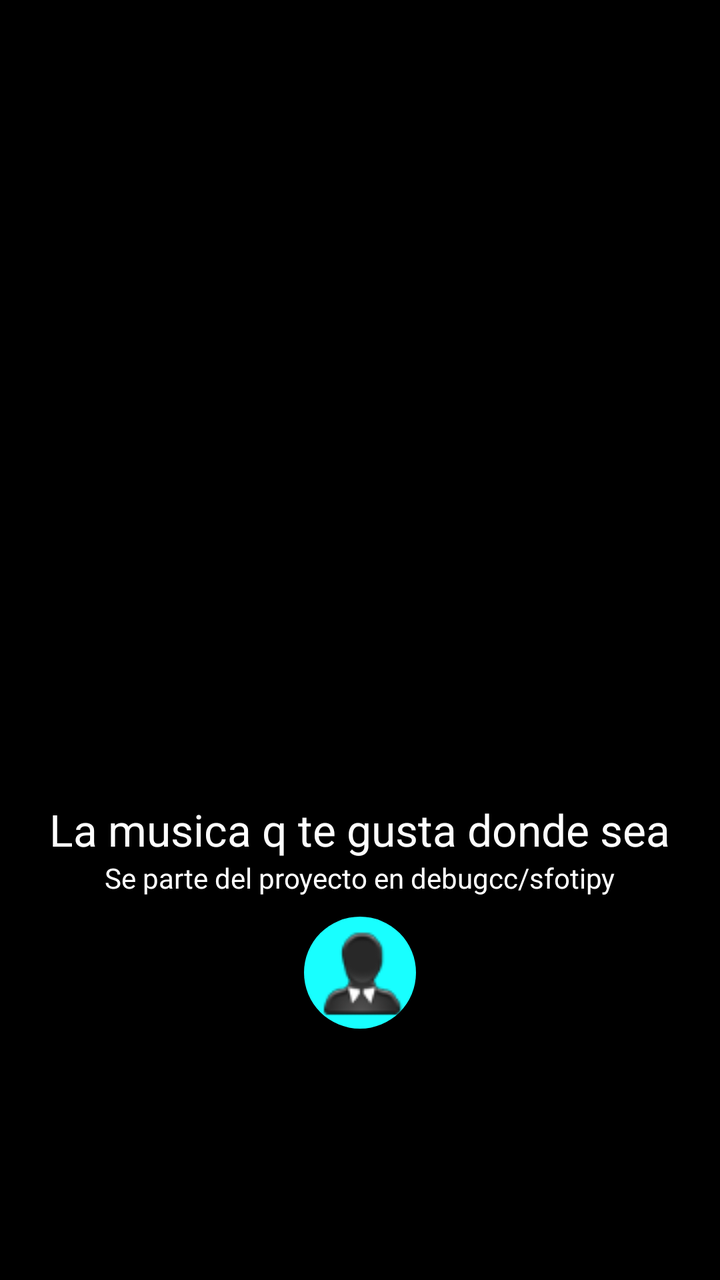
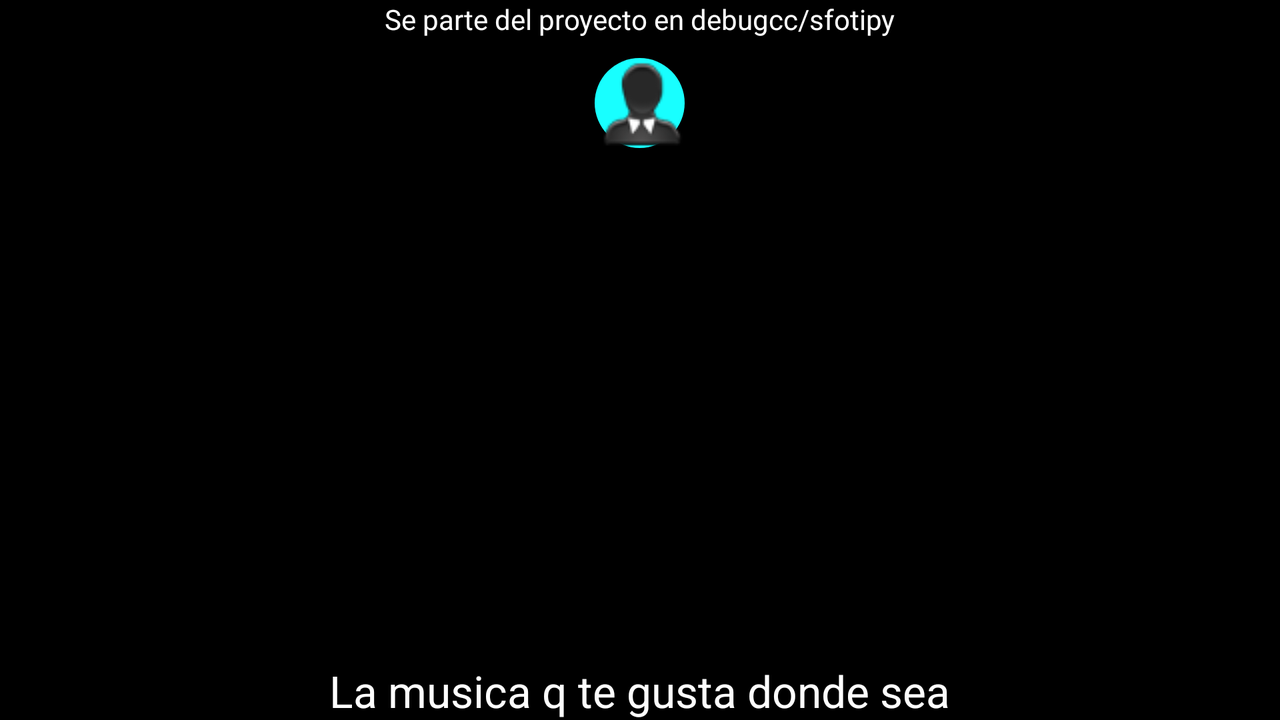

An Android layout and its configuration variant, each rendered on a device that would load it. The default file and the variant file are quoted in full after the pictures.
<!-- AndroidManifest.xml: application theme AppTheme -->
<!-- res/layout/activity_main.xml -->
<RelativeLayout xmlns:android="http://schemas.android.com/apk/res/android"
    xmlns:tools="http://schemas.android.com/tools"
    android:background="@color/background_main"
    android:layout_width="match_parent"
    android:layout_height="match_parent"
    android:orientation="vertical"
    tools:context=".MainActivity">

    <ImageView
        android:layout_width="fill_parent"
        android:layout_height="400dp"
        android:scaleType="centerCrop"
        android:src="@drawable/header_bg"
        android:id="@+id/imageView"
        android:layout_gravity="center_horizontal" />

    <TextView
        android:textColor="@color/text_color"
        android:layout_width="wrap_content"
        android:layout_height="wrap_content"
        android:textAppearance="?android:attr/textAppearanceLarge"
        android:text="@string/welcome_text"
        android:id="@+id/textView"
        android:layout_below="@+id/imageView"
        android:layout_centerHorizontal="true" />

    <LinearLayout
        android:layout_width="fill_parent"
        android:layout_height="wrap_content"
        android:gravity="center"
        android:orientation="vertical"
        android:layout_below="@+id/textView"
        android:layout_alignParentStart="true">

        <TextView
            android:textColor="@color/text_color"
            android:layout_width="wrap_content"
            android:layout_height="wrap_content"
            android:text="@string/welcome_text_footer"
            android:id="@+id/welcome_text_footer" />

        <ImageButton
            android:layout_marginTop="10dp"
            android:layout_width="56dp"
            android:layout_height="56dp"
            android:elevation="4dp"
            android:id="@+id/fab_I"
            android:background="@drawable/ripple"
            android:src="@drawable/user_avatar"
            android:onClick="onClick"/>

    </LinearLayout>



</RelativeLayout>
<!-- resources referenced by this layout -->
<resources>
  <!-- from res/values-v21/ -->
  <color name="background_main">#000</color>
  <!-- from res/values-v21/ -->
  <color name="text_color">#fefefe</color>
  <!-- drawable ripple (drawable) -->
  <?xml version="1.0" encoding="utf-8"?>
  <selector xmlns:android="http://schemas.android.com/apk/res/android">
      <item>
          <shape android:shape="oval">
              <solid android:color="@color/accent" />
          </shape>
      </item>
  </selector>
  <!-- drawable user_avatar: png bitmap (drawable, 2382 bytes) -->
  <string name="welcome_text">La musica q te gusta donde sea</string>
  <string name="welcome_text_footer">Se parte del proyecto en debugcc/sfotipy</string>
  <!-- from res/values-v21/ -->
  <style name="AppTheme" parent="android:Theme.Material.Light.DarkActionBar">
          <item name="android:colorPrimaryDark">@color/primary_dark</item>
          <item name="android:colorAccent">@color/accent</item>
          <item name="android:colorPrimary">@color/primary</item>
      </style>
  <!-- from res/values-v21/ -->
  <color name="accent">#18ffff</color>
  <!-- from res/values-v21/ -->
  <color name="primary_dark">#880e4f</color>
  <!-- from res/values-v21/ -->
  <color name="primary">#ad1457</color>
</resources>
<!-- res/layout-land/activity_main.xml (the repository's variant of the layout above) -->
<!-- drawn on the phone turned sideways -->
<RelativeLayout xmlns:android="http://schemas.android.com/apk/res/android"
    xmlns:tools="http://schemas.android.com/tools"
    android:background="@color/background_main"
    android:layout_width="match_parent"
    android:layout_height="match_parent"
    android:orientation="vertical"
    tools:context=".MainActivity">

    <ImageView
        android:layout_width="fill_parent"
        android:layout_height="400dp"
        android:scaleType="centerCrop"
        android:src="@drawable/header_bg"
        android:id="@+id/imageView"
        android:layout_gravity="center_horizontal" />

    <TextView
        android:textColor="@color/text_color"
        android:layout_width="wrap_content"
        android:layout_height="wrap_content"
        android:textAppearance="?android:attr/textAppearanceLarge"
        android:text="@string/welcome_text"
        android:id="@+id/textView"
        android:layout_alignParentBottom="true"
        android:layout_centerHorizontal="true" />

    <LinearLayout
        android:layout_width="fill_parent"
        android:layout_height="wrap_content"
        android:gravity="center"
        android:orientation="vertical"
        android:layout_alignParentTop="true"
        android:layout_alignParentStart="true">

        <TextView
            android:textColor="@color/text_color"
            android:layout_width="wrap_content"
            android:layout_height="wrap_content"
            android:text="@string/welcome_text_footer"
            android:id="@+id/welcome_text_footer" />

        <ImageButton
            android:layout_marginTop="10dp"
            android:layout_width="45dp"
            android:layout_height="45dp"
            android:id="@+id/imageButton"
            android:background="@drawable/ripple"
            android:src="@drawable/user_avatar" />

    </LinearLayout>



</RelativeLayout>
